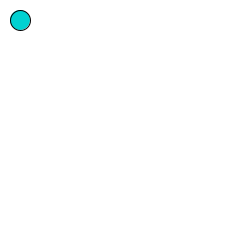
Frame 1 (no input)
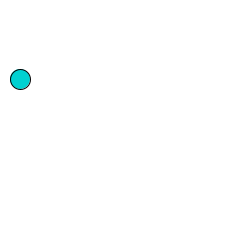
Frame 60 (the mouse pressed at the canvas centre just before this capture)
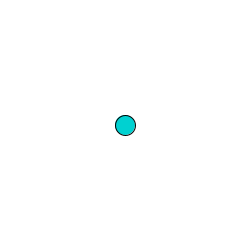
Frame 120 (the mouse held since frame 60 and released just before this capture)

The Processing sketch that drew these frames (run headless with seeded random() and noise(); from frame 60 on, the mouse is pressed at the canvas centre):

// Processing sketch: processing_106873
// ── processing_106873.pde

int x=20;
int y=20;

int dx=0;
int dy=1;
void setup() {
  size(250, 250);
  fill(0,209,209);
}
  
void draw() {
  background(255,255,255); 
   ellipse(x,y,20,20);
  
  y=y+dy;
  
  if (y>250){
      dy=-dy;
  }
 
 if (y<0){
    dy=-dy;
    }
     if (mousePressed) {
         x = mouseX;
         y = mouseY;
     }
 
}
